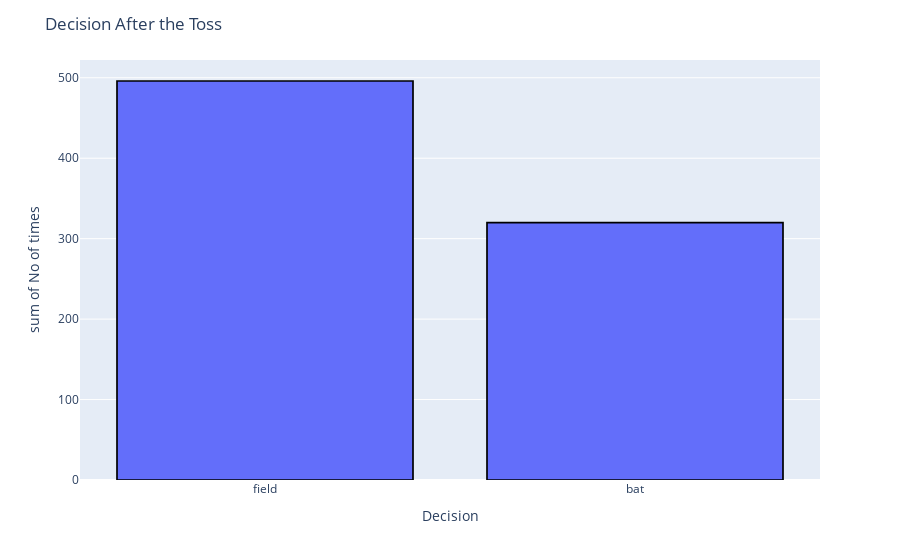

Notebook source saved alongside this figure:
### Code cell
#data visulization of decision after toss winning
#providing the required dataset and the values of x and y
fig = px.histogram(data_frame=toss_decision_df , x=toss_decision_df['Decision'],
                y=toss_decision_df['No of times'])
# providing the title
fig.update_layout(title= 'Decision After the Toss')
#specification of dataset
fig.update_traces(marker_line_color= 'black' , marker_line_width=1.7 )
fig.show()

### Figure 1 — Plotly figure (JSON) as saved in the notebook; plotly's stock layout.template omitted (floating-point values rounded to 4 significant figures)
{"data": [{"alignmentgroup": "True", "bingroup": "x", "histfunc": "sum", "hovertemplate": "Decision=%{x}<br>sum of No of times=%{y}<extra></extra>", "legendgroup": "", "marker": {"color": "#636efa", "line": {"color": "black", "width": 1.7}, "pattern": {"shape": ""}}, "name": "", "offsetgroup": "", "orientation": "v", "showlegend": false, "type": "histogram", "x": ["field", "bat"], "xaxis": "x", "y": [496, 320], "yaxis": "y"}], "layout": {"barmode": "relative", "legend": {"tracegroupgap": 0}, "margin": {"t": 60}, "title": {"text": "Decision After the Toss"}, "xaxis": {"anchor": "y", "domain": [0, 1], "title": {"text": "Decision"}}, "yaxis": {"anchor": "x", "domain": [0, 1], "title": {"text": "sum of No of times"}}}}
